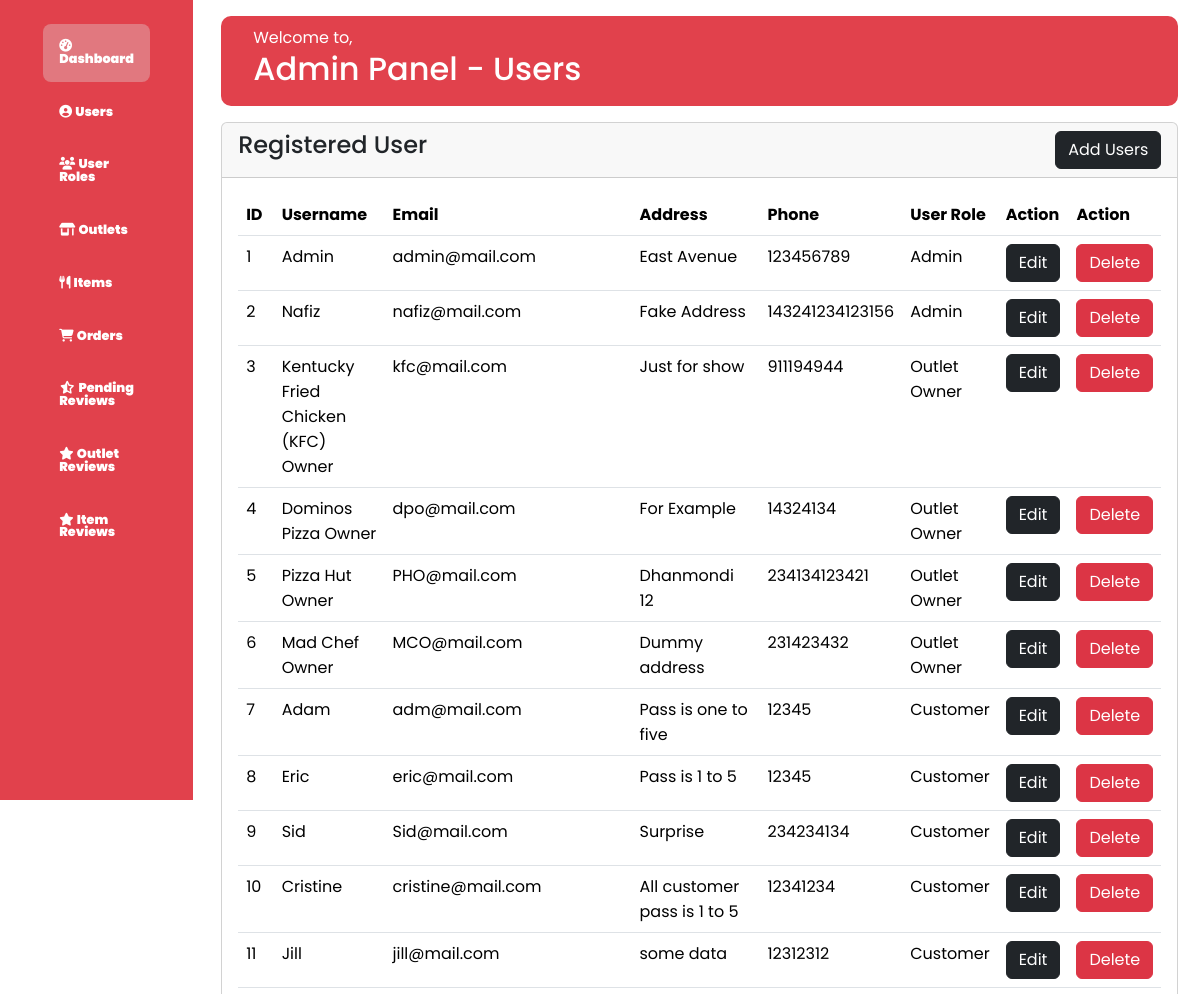
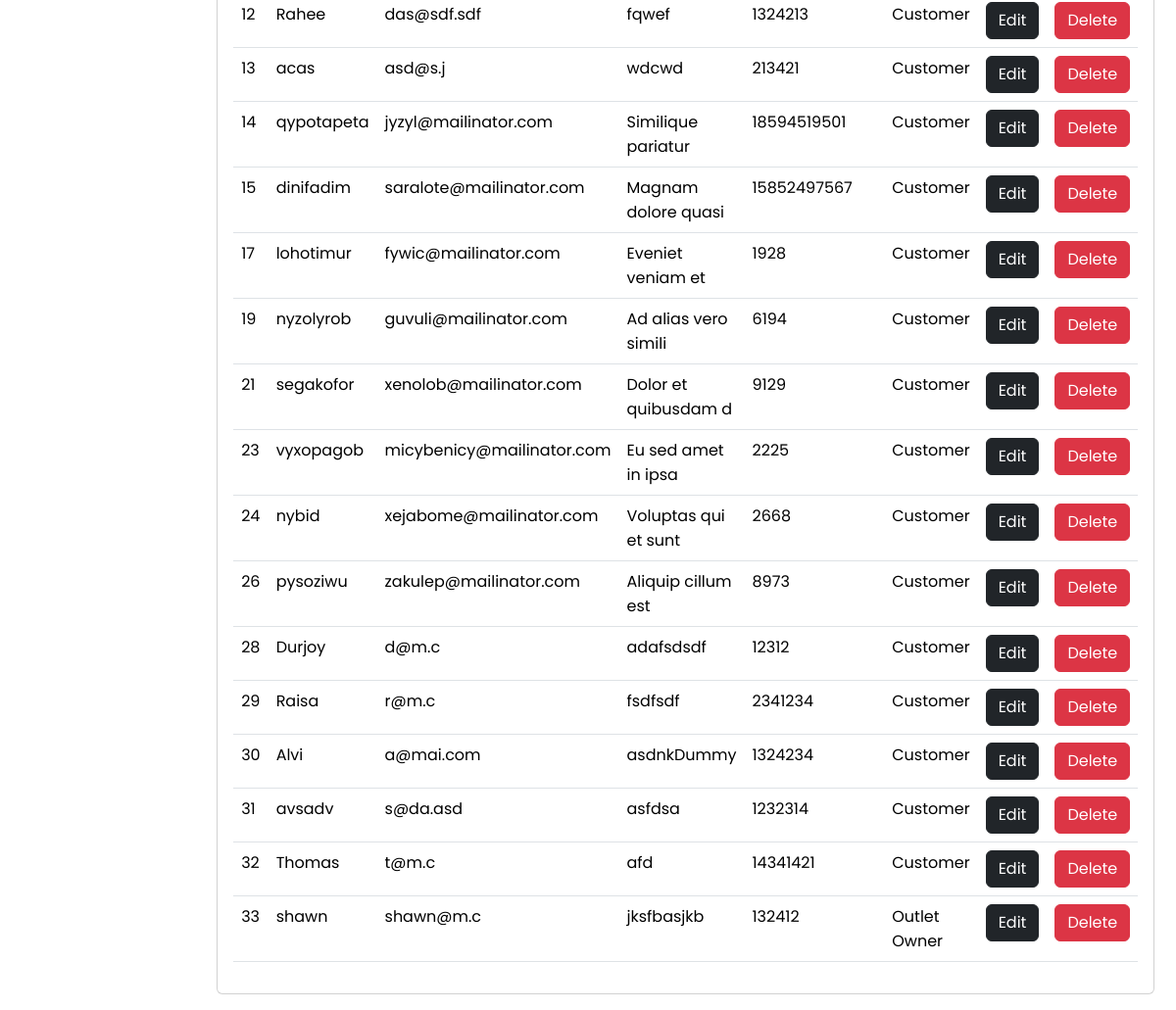
Page /Adminpanel/admin-users.php on the committed database (2 pictures, top to bottom).
### tables this page shows
CREATE TABLE `user` (
  `id` int(11) NOT NULL,
  `username` varchar(255) NOT NULL,
  `password` varchar(255) NOT NULL,
  `email` varchar(255) NOT NULL,
  `address` varchar(255) NOT NULL,
  `phone` varchar(255) NOT NULL,
  `avatar` varchar(400) NOT NULL,
  `user_role` int(11) NOT NULL
);

CREATE TABLE `user_role` (
  `id` int(11) NOT NULL,
  `name` varchar(255) NOT NULL,
  `description` varchar(255) NOT NULL
);

### Adminpanel/admin-users.php (the view, shortened to what this page needs)
<?php include('../inc/server.php'); ?>
<html lang="en">
<head>
    <link rel="stylesheet" href="https://cdnjs.cloudflare.com/ajax/libs/font-awesome/6.4.0/css/all.min.css">
    <link rel="stylesheet" href="https://cdn.jsdelivr.net/npm/bootstrap@5.3.2/dist/css/bootstrap.min.css">
    <link rel="stylesheet" href="../css/admin.css">
</head>
<body>
    <div class="sidebar">
        <div class="logo">
            <ul class="menu">
                <li class="active">
                    <a href="../adminpan.php">
                        <i class="fas fa-tachometer-alt">
                            <span>Dashboard</span>
                        </i>
                    </a>
                </li>
                <li>
                    <a href="admin-users.php">
                        <i class="fas fa-solid fa-circle-user">
                            <span>Users</span>
                        </i>
                    </a>
                </li>
                <li>
                    <a href="admin-user-roles.php">
                        <i class="fa-solid fa-users">
                            <span>User Roles</span>
                        </i>
                    </a>
                </li>
                <li>
                    <a href="admin-outlets.php">
                        <i class="fas fa-solid fa-shop">
                            <span>Outlets</span>
                        </i>
                    </a>
                </li>
                <li>
                    <a href="admin-items.php">
                        <i class="fa-solid fa-utensils">
                            <span>Items</span>
                        </i>
                    </a>
                </li>
                <li>
                    <a href="admin-orders.php">
                        <i class="fas fa-cart-shopping">
                            <span>Orders</span>
                        </i>
                    </a>
                </li>
                <li>
                    <a href="admin-p-reviews.php">
                        <i class="fa-solid fa-star-half-stroke">
                            <span>Pending Reviews</span>
                        </i>
                    </a>
                </li>
                <li>
                    <a href="admin-outlet-review.php">
                        <i class="fa-solid fa-star">
                            <span>Outlet Reviews</span>
                        </i>
                    </a>
                </li>
                <li>
                    <a href="admin-item-review.php">
                        <i class="fa-solid fa-star">
                            <span>Item Reviews</span>
                        </i>
                    </a>
                </li>
                <li class="logout">
                    <a href="../login.php?logout='1'">
                        <i class="fas fa-sign-out-alt">
                            <span>Logout</span>
                        </i>
                    </a>
                </li>
            </ul>
        </div>
    </div>
    <div class="container">
        <div class="main--content">
            <div class="header--wrapper">
                <div class="header--title">
                    <span>Welcome to,</span>
                    <h2>Admin Panel - Users</h2>
                </div>
            </div>
            <div class="row">
            <div class="col-md-12">
                <div class="card">
                    <div class="card-header">
                        <h4>Registered User
                            <a href="user-add.php" class="btn btn-dark float-end">Add Users</a>
                        </h4>
                    </div>
                    <div class="card-body">
                        <table class="table table-hover">
                            <thead>
                                <tr>
                                    <th>ID</th>
                                    <th>Username</th>
                                    <th>Email</th>
                                    <th>Address</th>
                                    <th>Phone</th>
                                    <th>User Role</th>
                                    <th>Action</th>
                                    <th>Action</th>
                                </tr>
                            </thead>
                            <tbody>
                                <?php
                                $query = "SELECT u.*, ur.name AS urname FROM `user` u, `user_role` ur WHERE ur.id = u.user_role ORDER BY u.id";
                                $query_run = mysqli_query($db, $query);
                                if (mysqli_num_rows($query_run) > 0) {
                                    foreach($query_run as $row)
                                    {
                                        ?>
                                            <tr>
                                                <td><?= $row['id'] ?></td>
                                                <td><?= $row['username'] ?></td>
                                                <td><?= $row['email'] ?></td>
                                                <td><?= $row['address'] ?></td>
                                                <td><?= $row['phone'] ?></td>
                                                <td><?= $row['urname'] ?></td>
                                                <td><a href="user-edit.php?id=<?= $row['id']; ?>" class="btn btn-dark">Edit</a></td>
                                                <td>
                                                    <form action="../inc/server.php" method="POST">
                                                        <button type="submit" name="user_delete" value="<?=$row['id'] ?>" class="btn btn-danger">Delete</button>
                                                    </form>
                                                </td>
                                            </tr>
                                        <?php
                                    }
                                }
                                else {
                                ?>
                                    <tr>
                                        <td colspan="8">No Record Found</td>
                                    </tr>
                                <?php
                                }
                                ?>
                            </tbody>
                        </table>
                    </div>
                </div>
            </div>
            </div>
        </div>
    </div>
</body>
</html>

### css/admin.css (style rules this page uses)
* { margin: 0; padding: 0; border: 0; outline: none; box-sizing: border-box; font-family: "Poppins", sans-serif; }
body { display: flex; align-items: start; }
.sidebar { position: sticky; top: 0; left: 0; bottom: 0; width: 300px; height: 100dvh; padding: 0 1.7rem; color: #fff; background: #E1414C; }
.logo { height: 80px; padding: 16px; }
.menu { height: 88%; position: relative; list-style: none; padding: 0; }
.menu li { padding: 1rem; margin: 8px 0; border-radius: 8px; }
.menu li:hover, .active { background: #e0e0e058; }
.menu a { color: white; font-size: 14px; text-decoration: none; display: flex; align-items: center; gap: 60px; }
.menu a i { font-size: .8rem; }
.logout { position: fixed; bottom: 0; }
.main--content { position: relative; background: white; width: 100%; background-size: 100%; padding: 1rem; }
.header--wrapper { display: flex; justify-content: space-between; align-items: center; flex-wrap: wrap; background-color: #E1414C; border-radius: 10px; padding: 10px 2rem; margin-bottom: 1rem; }
.header--title { color: white; }

### rows in the picture
user: id "1", username "Admin", email "admin@mail.com", address "East Avenue", phone "123456789", user_role.name "Admin"
user: id "2", username "Nafiz", email "nafiz@mail.com", address "Fake Address", phone "143241234123156", user_role.name "Admin"
user: id "3", username "Kentucky Fried Chicken (KFC) Owner", email "kfc@mail.com", address "Just for show", phone "911194944", user_role.name "Outlet Owner"
user: id "4", username "Dominos Pizza Owner", email "dpo@mail.com", address "For Example", phone "14324134", user_role.name "Outlet Owner"
user: id "5", username "Pizza Hut Owner", email "PHO@mail.com", address "Dhanmondi 12", phone "234134123421", user_role.name "Outlet Owner"
user: id "6", username "Mad Chef Owner", email "MCO@mail.com", address "Dummy address", phone "231423432", user_role.name "Outlet Owner"
user: id "7", username "Adam", email "adm@mail.com", address "Pass is one to five", phone "12345", user_role.name "Customer"
user: id "8", username "Eric", email "eric@mail.com", address "Pass is 1 to 5", phone "12345", user_role.name "Customer"
user: id "9", username "Sid", email "Sid@mail.com", address "Surprise", phone "234234134", user_role.name "Customer"
user: id "10", username "Cristine", email "cristine@mail.com", address "All customer pass is 1 to 5", phone "12341234", user_role.name "Customer"
user: id "11", username "Jill", email "jill@mail.com", address "some data", phone "12312312", user_role.name "Customer"
user: id "12", username "Rahee", email "das@sdf.sdf", address "fqwef", phone "1324213", user_role.name "Customer"
user: id "13", username "acas", email "asd@s.j", address "wdcwd", phone "213421", user_role.name "Customer"
user: id "14", username "qypotapeta", email "jyzyl@mailinator.com", address "Similique pariatur", phone "18594519501", user_role.name "Customer"
user: id "15", username "dinifadim", email "saralote@mailinator.com", address "Magnam dolore quasi", phone "15852497567", user_role.name "Customer"
user: id "17", username "lohotimur", email "fywic@mailinator.com", address "Eveniet veniam et", phone "1928", user_role.name "Customer"
user: id "19", username "nyzolyrob", email "guvuli@mailinator.com", address "Ad alias vero simili", phone "6194", user_role.name "Customer"
user: id "21", username "segakofor", email "xenolob@mailinator.com", address "Dolor et quibusdam d", phone "9129", user_role.name "Customer"
user: id "23", username "vyxopagob", email "micybenicy@mailinator.com", address "Eu sed amet in ipsa", phone "2225", user_role.name "Customer"
user: id "24", username "nybid", email "xejabome@mailinator.com", address "Voluptas qui et sunt", phone "2668", user_role.name "Customer"
user: id "26", username "pysoziwu", email "zakulep@mailinator.com", address "Aliquip cillum est", phone "8973", user_role.name "Customer"
user: id "28", username "Durjoy", email "d@m.c", address "adafsdsdf", phone "12312", user_role.name "Customer"
user: id "29", username "Raisa", email "r@m.c", address "fsdfsdf", phone "2341234", user_role.name "Customer"
user: id "30", username "Alvi", email "a@mai.com", address "asdnkDummy", phone "1324234", user_role.name "Customer"
user: id "31", username "avsadv", email "s@da.asd", address "asfdsa", phone "1232314", user_role.name "Customer"
user: id "32", username "Thomas", email "t@m.c", address "afd", phone "14341421", user_role.name "Customer"
user: id "33", username "shawn", email "shawn@m.c", address "jksfbasjkb", phone "132412", user_role.name "Outlet Owner"
